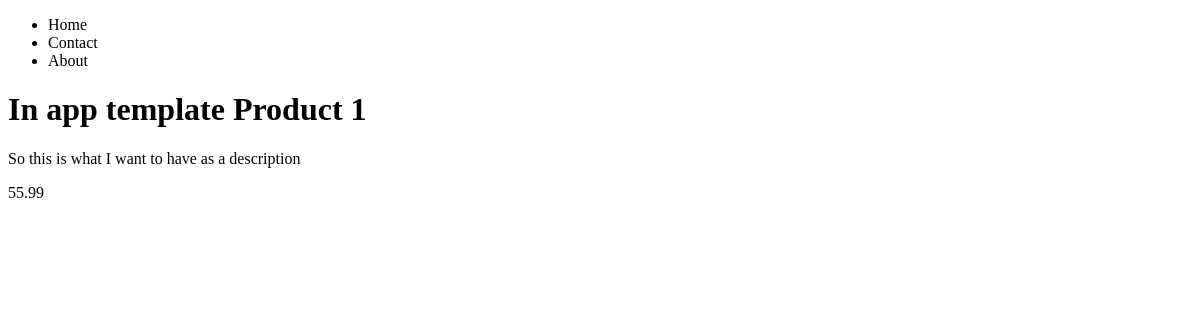
The page /products/1/ on the database as committed earlier.
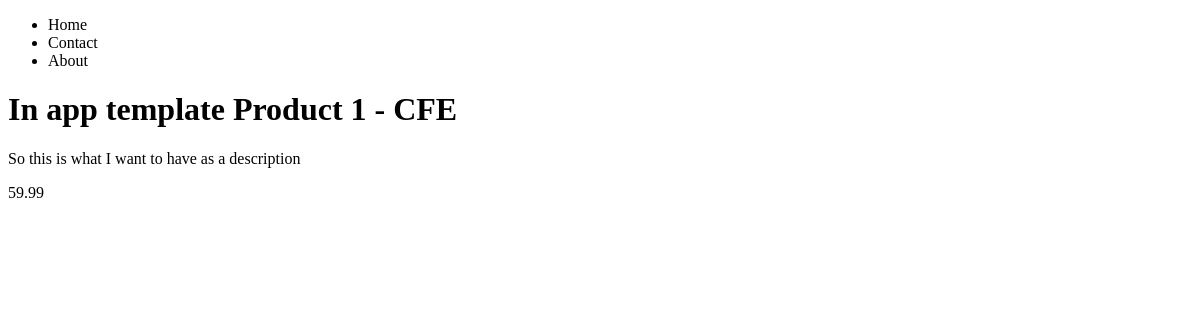
The same page on the database as committed later.
### products/models.py (models this page shows, shortened)
class Product(models.Model):
    title = models.CharField(max_length=120)
    description = models.TextField(blank=True, null=True)
    price = models.DecimalField(max_digits=50, decimal_places=2)
    summary = models.TextField(null=True)
    featured = models.BooleanField(default=False)

### products/views.py (the view)
# urls.py: path('<int:id>/', product_lookup_view, name="product-detail"),
def product_lookup_view(request, id):
    obj = get_object_or_404(Product, id=id)
    context = {
        "object": obj,
    }
    return render(request, "products/product_detail.html", context)

### products/templates/products/product_detail.html
{% extends 'base.html' %}
{% block content %}
    <h1>In app template {{ object.title }}</h1>
    <p>{{ object.description }}</p>
    <p>{{ object.price }}</p>
{% endblock %}

### templates/base.html (shortened to what this page needs)
<!DOCTYPE html>
<html>
    <head>
    </head>
    <body>
        {% include 'navbar.html' %}
        {% block content %}
        {% endblock %}
    </body>
</html>

### templates/navbar.html
<nav>
    <ul>
        <li>Home</li>
        <li>Contact</li>
        <li>About</li>
    </ul>
</nav>

Rows that differ between the two databases and show on the page:
changed Product "So this is what I want to have as a description": title "Product 1" → "Product 1 - CFE"; price "55.99" → "59.99"
